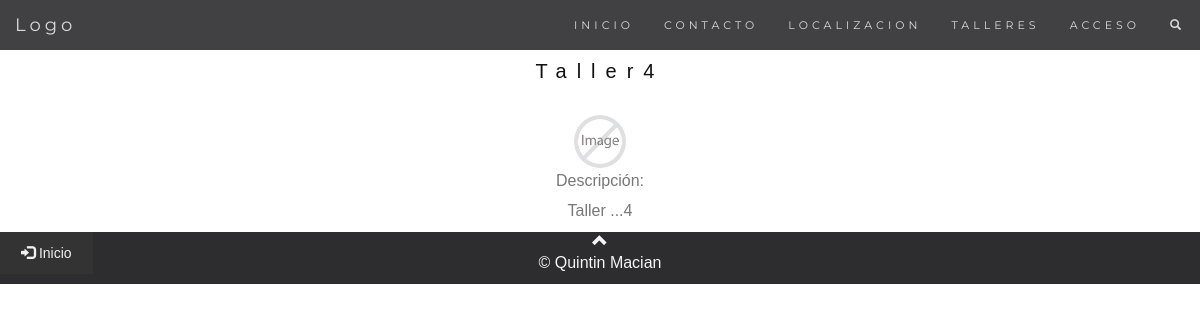
Page /taller/mostrar/3 on the earlier database version.
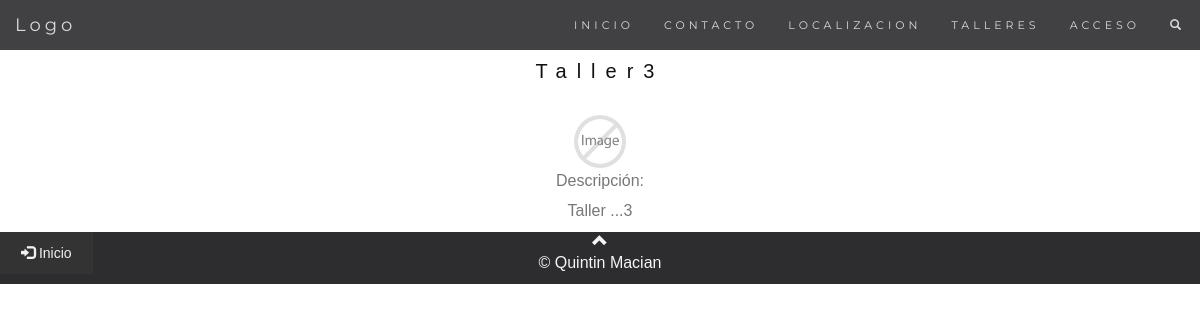
Same page on the later database version.
### talleres/models.py (models this page shows, shortened)
class Taller(models.Model):
    Numero = models.AutoField(primary_key=True)
    NombreTaller = models.CharField(max_length=50)
    Descripcion = models.CharField(max_length=150)
    NumDepartamento = models.ForeignKey(Departamento, on_delete=models.CASCADE)
    NIVEL = ((1,'ESO'), (2, 'BACHILLER'), (3,'CFGM'), (4,'CFGS'), (5,'PQPI'))
    nivel = models.PositiveSmallIntegerField(choices=NIVEL, null=True)
    curso = models.IntegerField()
    MaxAlumnos = models.IntegerField()
    duracion = models.IntegerField()
    jornada = models.IntegerField()
    excede = models.IntegerField(null=True)
    foto = models.ImageField(blank=True, null=True, upload_to = 'media/', default='/media/default.jpg')
    ESTADO = ((1, 'abierto'),(2, 'cerrado'))
    estado = models.PositiveSmallIntegerField(choices=ESTADO, null=True)
    idAlumnoTaller = models.ManyToManyField(Alumno, through='AlumnoTaller')
    idProfesorTaller = models.ManyToManyField(Profesor, through='ProfesorTaller')

### talleres/views.py (the view, shortened to what this page needs)
# urls.py: path('taller/mostrar/<int:taller_id>', views.muestraTallerConID, name='muestraTallerConID'),
def muestraTallerConID(request, taller_id):
    taller = get_object_or_404(Taller, pk=taller_id)
    alumnos=Alumno.objects.filter(dniA=request.user)
    if request.user.is_anonymous:
        return render(request, 'talleres/taller.html',
        {
            "taller" : taller,
            "alumno": False
        })

### talleres/templates/talleres/taller.html (shortened to what this page needs)
{% extends "base.html" %}
  {% block content %}
  <div id="hueco" style="height: 50px;">
  </div>
    <div id="band" class="container-fluid text-center">
      <h3> {{ taller.NombreTaller }}</h3>
      <img src='../../media/{{ taller.foto }}' width="5%" height="5%">
      <p>Descripción:</p>
      <p>{{ taller.Descripcion }}</p>
    </div>
    {% endblock content %}

### talleres/templates/base.html (shortened to what this page needs)
<!DOCTYPE html>
<html lang="en">
  <head>
      {% load static %}
      <link rel="stylesheet" href="{% static 'talleres/bootstrap.min.css' %}">
      <link rel="stylesheet" href="{% static 'talleres/principal.css' %}">
      <link rel="stylesheet" href="{% static 'talleres/jquery.mobile-1.4.5.min.css' %}">
      {% load staticfiles %}
    </head>
  <body>
  {% include "nav.html" %}
  {% block content %}{% endblock content %}
  <footer class="footer">
    <div class="row">
    <div class="container-fixed text-center col-md-6 col-md-push-3 col-xs-12">
      <a class="up-arrow" href="#myPage" data-toggle="tooltip" title="TO TOP">
              <span class="glyphicon glyphicon-chevron-up"></span>
            </a><br>
            <p> &copy; Quintin Macian</p>
            </div>
            <section>
    <div class="col-md-3 col-md-pull-6 col-xs-6">
        <p><a href="/inicio/" class=" btn pull-left ui-btn-inline"><span class="glyphicon glyphicon-log-in"></span>&nbsp;Inicio</a></p>
  </div>
  </footer>
  </body>
</html>

### talleres/templates/nav.html (shortened to what this page needs)
{% block nav %}
 <nav class="navbar navbar-default navbar-fixed-top">
  <div class="container-fluid">
    <div class="navbar-header">
      <a class="navbar-brand" href="#myPage">Logo</a>
    </div>
    <div class="collapse navbar-collapse" id="myNavbar">
      <ul class="nav navbar-nav navbar-right">
        <li><a href="/">INICIO</a></li>
        <li><a href="/contact/">CONTACTO</a></li>
        <li><a href="/local/">LOCALIZACION</a></li>
        <li><a href="/listar/">TALLERES</a></li>
        {% if not user.is_authenticated %}
          <li><a href="/access/">ACCESO</a></li>
        {% endif %}
        <li><a href="#"><span class="glyphicon glyphicon-search"></span></a></li>
      </ul>
    </div>
  </div>
</nav>
{% endblock nav %}

### talleres/static/talleres/principal.css (style rules this page uses)
body { font: 400 15px/1.8 Lato, sans-serif; color: #777; }
h3, h4 { margin: 10px 0 30px 0; letter-spacing: 10px; font-size: 20px; color: #111; }
.btn { padding: 10px 20px; background-color: #333; color: #f1f1f1; border-radius: 0; transition: .2s; }
.navbar { font-family: Montserrat, sans-serif; margin-bottom: 0; background-color: #2d2d30; border: 0; font-size: 11px !important; letter-spacing: 4px; opacity: 0.9; }
.navbar li a, .navbar .navbar-brand { color: #d5d5d5 !important; }
footer { background-color: #2d2d30; color: #f5f5f5; }
footer a { color: #f5f5f5; }

Differences in the rows shown:
changed Taller: NombreTaller "Taller4" → "Taller3"; Descripcion "Taller ...4" → "Taller ...3"
